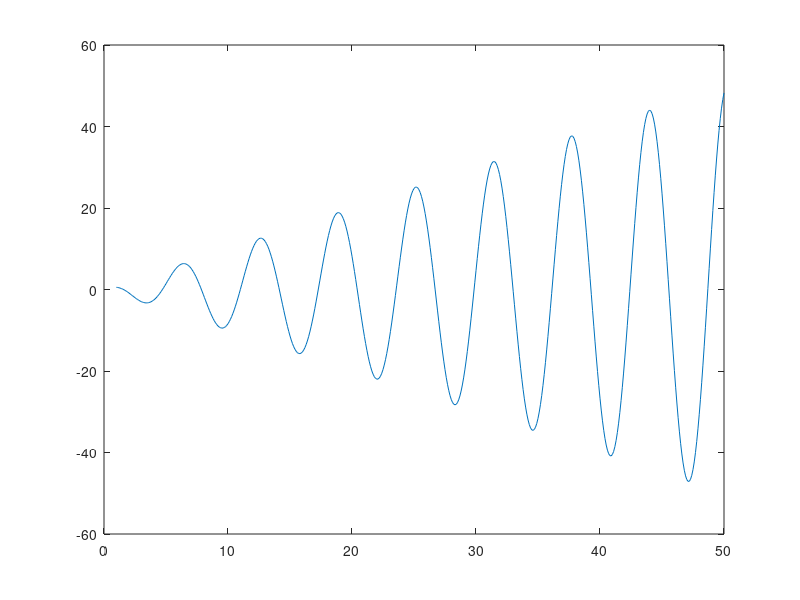

Source code (MATLAB): (Note: this script raises an error after producing the figure.)
%// Prof. Ausberto S. Castro Vera
%// UENF-CCT-LCMAT-Ciencia da Computacao
%// Outubro 2021
%//
%// Para executar desde o editor SciNotes:   < Ctrl ><Shift>< E >
%//
%// ======> Assunto:  Programacao: GRAFICOS II ==================
clear; clc; clf();

x = 1:0.1:50;  %//
y = x.*cos(x);
plot(x, y);

xtitle('y = xcos(x)');   %// titulo do grafico

%// propriedades da figura
f=gcf();
f.figure_name='UENF - Paradigmas Scilab - 2021  - Daniel Terra Gomes';

%// propriedades dos eixos
da=gca(); %//
da.title.font_size = 5;
da.title.font_foreground = 5;    %// 5=vermelho
da.title.text="Titulo do Grafico";
da.x_label.text="Tempo";
da.x_location='middle';
da.y_label.text="Valor de y  =  xcos(x)";
